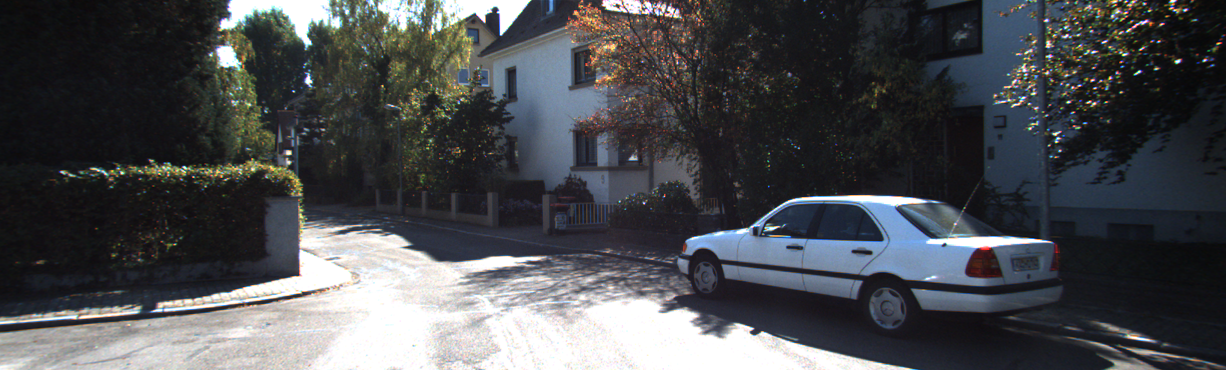
#> input picture L.png, 1226 x 370 px
$ jupyter execute --allow-errors fuse_lidar_camera.ipynb
#> lines starting #> are read from the running program, lines starting #| are printed output that depends on the picture
# Import Libraries

[cell 1]
import pandas as pd
import numpy as np
import cv2
import matplotlib.pyplot as plt
import numpy as np
import math
import os
import matplotlib
from scipy.interpolate import griddata
# Disable scientific notation
np.set_printoptions(suppress=True)

# Read Image

[cell 2]
image = cv2.imread('L.png')
#> image is the input picture: shape (370, 1226, 3); mean B, G, R 80.1, 76.8, 75
#image = cv2.cvtColor(image, cv2.COLOR_RGB2BGR)
plt.imshow(image)
width, height = image.shape[1], image.shape[0]
#> width = 1226; height = 370

# Load Matrices

[cell 3]
velo_2_cam = open("calib_velo_to_cam.txt", "r")
#> (reads calib_velo_to_cam.txt from the repository)
cam_2_cam = open('calib_cam_to_cam.txt','r')
#> (reads calib_cam_to_cam.txt from the repository)

lines = velo_2_cam.readlines()
lines2 = cam_2_cam.readlines()

data_r = np.array(lines[1][3:-1].split(),dtype=np.float32).reshape(3,3)
data_t = np.array(lines[2][3:-1].split(),dtype=np.float32).reshape(3,1)

intrinsic_matrix = np.array(lines2[19][5:-1].split(),dtype = np.float32).reshape(3,3)
extrinsic_matrix = np.hstack((data_r, data_t))
rectification_matrix = np.array(lines2[24][11:-1].split(),dtype = np.float32).reshape(3,3)
projection_matrix = np.array(lines2[25][11:-1].split(),dtype = np.float32).reshape(-1,4)

# Create dataframe of lidar points

#> (a cell that did not finish here is left out)

# Apply fusion algorithm

[cell 5]
image = cv2.imread('L.png')
#print(image.shape)
pixel_points = []
lidar_points = []
lidar_points_comparison = []
#> (the rest of this cell did not finish here and is left out)

[cell 6]
lidar_points_np = [(v,u,depth) for (u,v,depth) in lidar_points ]
sparse_depth_map = np.zeros(shape = (height,width))
for i,u,depth in lidar_points_np:
    sparse_depth_map[i,u] = depth

[cell 7]
valid_depths = sparse_depth_map[sparse_depth_map > 0]
#> (the rest of this cell did not finish here and is left out)

#

# Nearest Neighbour Interpolation

[cell 8]
valid_pixels = sparse_depth_map > 0
u_coords, v_coords = np.where(valid_pixels)  # Get coordinates of valid depth values
depth_values = sparse_depth_map[valid_pixels]

grid_u, grid_v = np.mgrid[0:sparse_depth_map.shape[0], 0:sparse_depth_map.shape[1]]
dense_depth_map = griddata((v_coords, u_coords), depth_values, (grid_v, grid_u), method='nearest')
plt.figure(figsize=(15, 8))
plt.imshow(dense_depth_map, cmap='jet', interpolation='nearest')
plt.colorbar(label="Depth Value")
plt.title("Dense Depth Map (Nearest Neighbor Interpolation)")
plt.savefig('Nearest Neighbour Interpolation')
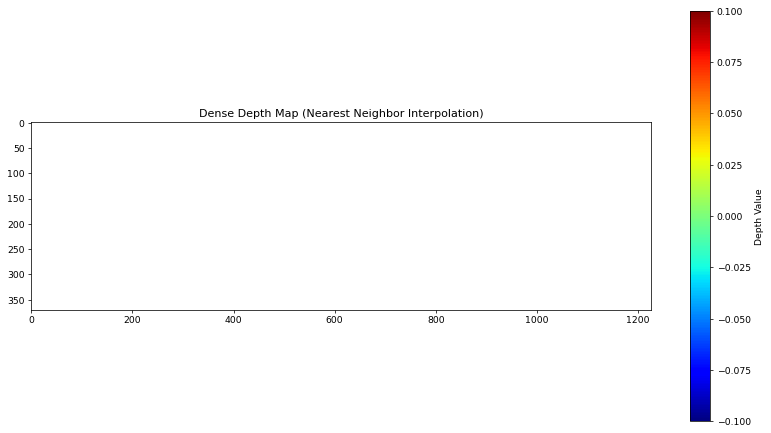
#> figure drawn by matplotlib, 2 panels
plt.show()

# Bilateral Filter

[cell 9]
dense_depth_map_bilateral = cv2.bilateralFilter(dense_depth_map.astype(np.float32), d=9, sigmaColor=75, sigmaSpace=75)

# Save the filtered ground truth
np.save("dense_lidar_ground_truth_bilateral.npy", dense_depth_map_bilateral)

# Visualize
plt.figure(figsize=(15, 8))
plt.imshow(dense_depth_map_bilateral, cmap='jet', interpolation='nearest')
plt.colorbar(label="Depth Value")
plt.title("Dense Depth Map (Bilateral Filtering for Smooth Depth)")
plt.show()

[cell 10]
mask = (dense_depth_map == 0).astype(np.uint8)  # Create mask for missing values

# Apply inpainting to fill missing depth values
dense_depth_map_inpaint = cv2.inpaint(dense_depth_map.astype(np.float32), mask, inpaintRadius=3, flags=cv2.INPAINT_TELEA)

# Save the final dense depth map
np.save("dense_lidar_ground_truth_inpaint.npy", dense_depth_map_inpaint)

# Visualize
plt.figure(figsize=(15, 8))
plt.imshow(dense_depth_map_inpaint, cmap='jet', interpolation='nearest')
plt.colorbar(label="Depth Value")
plt.title("Dense Depth Map (Inpainting for Natural Completion)")
plt.savefig('OpenCV Inpaint')
plt.show()

[cell 11]
depth_values

# View Result

[cell 12]
plt.imshow(image)

[cell 13]
cv2.imwrite('correct_fused_image.png',image)
#> Out = True

[cell 14]
import numpy as np
import open3d as o3d

# Load point cloud from .bin file
def load_point_cloud(bin_path):
    points = np.fromfile(bin_path, dtype=np.float32).reshape(-1, 4)  # (x,y,z,intensity)
    return points[:, :3]

# Your point cloud path
bin_path = 'lidar_points.bin'
#> (the rest of this cell did not finish here and is left out)

# Create dense map

[cell 15]
def normalize(list1, min_bound, max_bound):
    '''Normalizes an input lists and returns  list with normalized values'''

    normalized_list = []
    min_value = min(list1)
    difference = max(list1) - min(list1)

    for x in list1:
        normalized_value = min_bound +  ((x - min_value) / difference) * (max_bound - min_bound)
        normalized_list.append(int(normalized_value))

    return normalized_list

#> (a cell that did not finish here is left out)

[cell 17]
depths_np = []
#> (the rest of this cell did not finish here and is left out)

[cell 18]
import numpy as np
import matplotlib.pyplot as plt

# Define image size (replace with actual image dimensions)

# Convert list to NumPy array
filtered_lidar_points_np = np.array(depths_np)

# Extract pixel coordinates (x, y) and depth values
#> (the rest of this cell did not finish here and is left out)

# FoundationStereo

[cell 19]
fs_depths = np.load('test_outputs/depth_meter.npy')
#> (reads test_outputs/depth_meter.npy from the repository)

[cell 20]
lidar_points_comparison_np = [(v,u,z) for (u,v,z) in lidar_points_comparison]

#> (a cell that did not finish here is left out)

[cell 22]
grid = np.zeros(shape=(370,1226),dtype=np.float32)

[cell 23]
for x,y,z in lidar_points_comparison_np:
    grid[x,y] = z

[cell 24]
differences = []
for i in range(370):
    for j in range(1226):
        if grid[i,j] != 0 :
            difference = abs(grid[i,j] - fs_depths[i,j])
            differences.append(difference)
